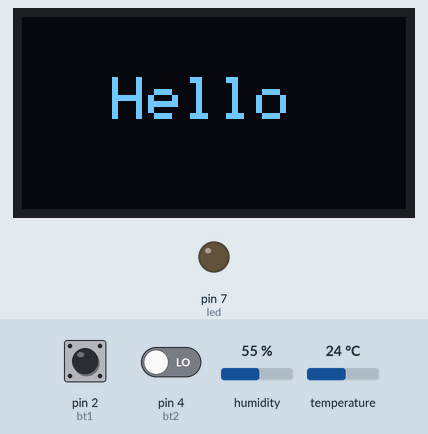
Simulated run of this sketch. Board: Arduino Uno, built with avr-gcc and run on an emulated ATmega328P. Shown: 128×64 one-colour display, output pins drawn as LEDs (lit = HIGH). The test bench sets the inputs (shaded band); at power-on: pin 2 (bt1) LOW, pin 4 (bt2) LOW, humidity 55 %, temperature 24 °C. What the sketch prints to the serial monitor is not drawn.

Above: at 1.2 s.
1.3 s: pin 2 (bt1) driven HIGH
At 2.1 s:
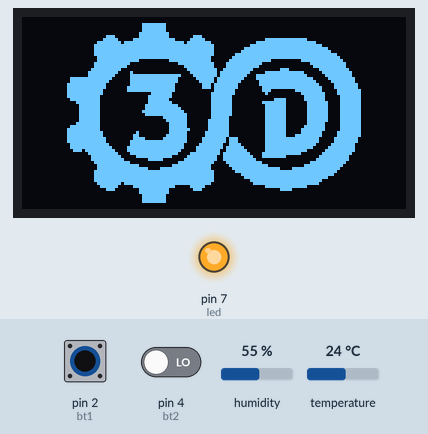
2.8 s: pin 4 (bt2) driven HIGH
At 3.3 s:
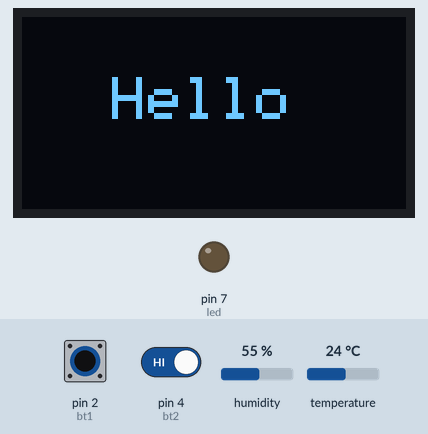
4.3 s: pin 2 (bt1) pulsed LOW 2 times (0.12 s each, 0.3 s apart)
At 5.1 s:
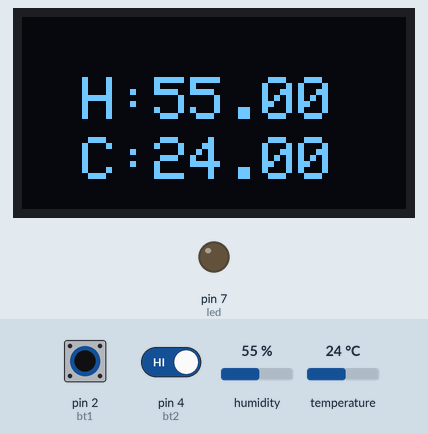
6.4 s: humidity set to 22 %
At 6.9 s:
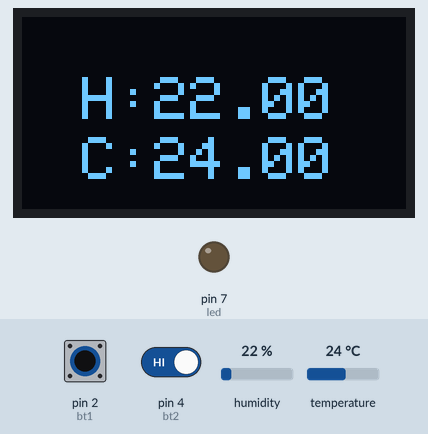
7.9 s: temperature set to 12 °C
At 9.1 s:
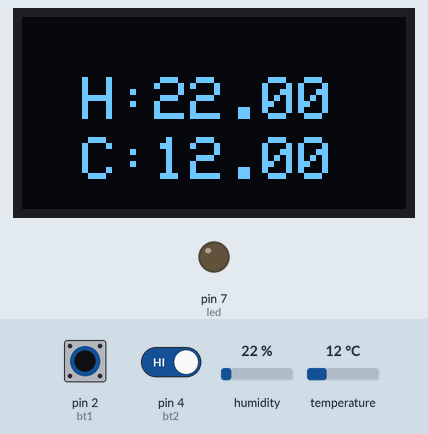
9.4 s: humidity set to 40 %
At 10.0 s:
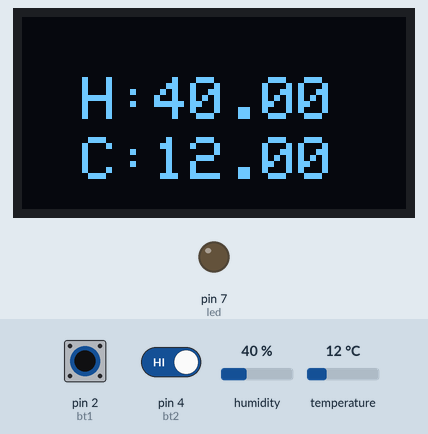
Timing chart, 0 to 11.9 s (numbered marks = the images above; inputs shaded):
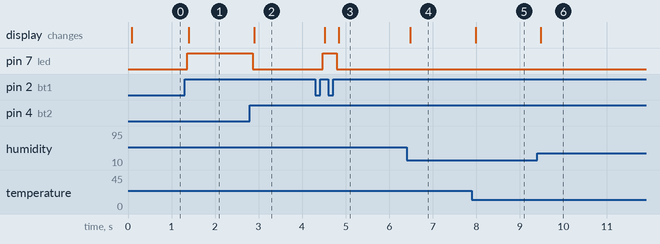

The sketch:

OLED-BT.ino
```cpp
#include <SPI.h>
#include <Wire.h>
#include <Adafruit_GFX.h>
#include <Adafruit_SSD1306.h>
#include <Arduino.h>
#include <DS3231.h>
DS3231  rtc(SDA, SCL);
String any;

#include <dht.h>
#define dht_dpin 8 //定義訊號要從Pin 8 進來
dht DHT;
String th;
#define SCREEN_WIDTH 128 // OLED display width, in pixels
#define SCREEN_HEIGHT 64 // OLED display height, in pixels

// Declaration for SSD1306 display connected using software SPI (default case):
#define OLED_MOSI   9//SDA
#define OLED_CLK   10//SCL
#define OLED_DC    11
#define OLED_CS    12//它不用接
#define OLED_RESET 13
Adafruit_SSD1306 display(SCREEN_WIDTH, SCREEN_HEIGHT,
  OLED_MOSI, OLED_CLK, OLED_DC, OLED_RESET, OLED_CS);

#define LOGO_HEIGHT   64
#define LOGO_WIDTH   128
static const unsigned char PROGMEM logo_bmp[] =
{ B00000000,B00000000,B00000000,B00000000,B00000000,B00000000,B00000000,B00000000,B00000000,B00000000,B00000000,B00000000,B00000000,B00000000,B00000000,B00000000,
  B00000000,B00000000,B00000000,B00000000,B00000000,B00000000,B00000000,B00000000,B00000000,B00000000,B00000000,B00000000,B00000000,B00000000,B00000000,B00000000,
  B00000000,B00000000,B00000000,B00000000,B00000000,B11111111,B00000000,B00000000,B00000000,B00000000,B00000000,B00000000,B00000000,B00000000,B00000000,B00000000,
  B00000000,B00000000,B00000000,B00000000,B00000000,B11111111,B00000000,B00000000,B00000000,B00000000,B00000000,B00000000,B00000000,B00000000,B00000000,B00000000,
  B00000000,B00000000,B00000000,B00000000,B00000000,B11111111,B00000000,B00000000,B00000000,B00000000,B00000000,B00000000,B00000000,B00000000,B00000000,B00000000,
  B00000000,B00000000,B00000000,B00000000,B00000001,B11111111,B10000000,B00000000,B00000000,B00000000,B00000000,B00000000,B00000000,B00000000,B00000000,B00000000,
  B00000000,B00000000,B00000000,B00001110,B00000001,B11111111,B10000000,B01110000,B00000000,B00000000,B00000000,B00000000,B00000000,B00000000,B00000000,B00000000,
  B00000000,B00000000,B00000000,B00011111,B00000111,B11111111,B11100000,B11111000,B00000000,B00000000,B01111111,B11111110,B00000000,B00000000,B00000000,B00000000,
  B00000000,B00000000,B00000000,B01111111,B10111111,B11111111,B11111101,B11111110,B00000000,B00000011,B11111111,B11111111,B11000000,B00000000,B00000000,B00000000,
  B00000000,B00000000,B00000000,B11111111,B11111111,B11111111,B11111111,B11111111,B00000000,B00001111,B11111111,B11111111,B11110000,B00000000,B00000000,B00000000,
  B00000000,B00000000,B00000000,B11111111,B11111111,B11111111,B11111111,B11111111,B00000000,B00111111,B11111111,B11111111,B11111100,B00000000,B00000000,B00000000,
  B00000000,B00000000,B00000000,B11111111,B11111111,B11111111,B11111111,B11111111,B00000000,B01111111,B11111111,B11111111,B11111110,B00000000,B00000000,B00000000,
  B00000000,B00000000,B00000000,B11111111,B11111111,B11111111,B11111111,B11111111,B00000001,B11111111,B11111111,B11111111,B11111111,B10000000,B00000000,B00000000,
  B00000000,B00000000,B00000000,B01111111,B11111111,B11111111,B11111111,B11111110,B00000011,B11111111,B11111111,B11111111,B11111111,B11000000,B00000000,B00000000,
  B00000000,B00000000,B00000000,B01111111,B11111110,B00000000,B01111111,B11111110,B00000111,B11111111,B11100000,B00000111,B11111111,B11100000,B00000000,B00000000,
  B00000000,B00000000,B00000000,B11111111,B11110000,B00000000,B00001111,B11111111,B00001111,B11111111,B00000000,B00000000,B11111111,B11110000,B00000000,B00000000,
  B00000000,B00000000,B00000000,B11111111,B11100000,B00000000,B00000011,B11111111,B00001111,B11111110,B00000000,B00000000,B01111111,B11110000,B00000000,B00000000,
  B00000000,B00000000,B00000001,B11111111,B10000000,B00000000,B00000001,B11111111,B10011111,B11111000,B00000011,B10000000,B00011111,B11111000,B00000000,B00000000,
  B00000000,B00000000,B00000011,B11111111,B00001000,B00000000,B00000000,B11111111,B10111111,B11110000,B01111111,B11111100,B00001111,B11111100,B00000000,B00000000,
  B00000000,B00000000,B00000011,B11111110,B00001111,B11111111,B11111000,B01111111,B10111111,B11100011,B11111111,B11111110,B00000111,B11111100,B00000000,B00000000,
  B00000000,B00000000,B11111111,B11111100,B00001111,B11111111,B11110000,B00111111,B01111111,B11000011,B11111111,B11111111,B10000011,B11111110,B00000000,B00000000,
  B00000000,B00000000,B11111111,B11111000,B00001111,B11111111,B11110000,B00011111,B01111111,B10000001,B11111111,B11111111,B11000001,B11111110,B00000000,B00000000,
  B00000000,B00000001,B11111111,B11110000,B00001111,B11111111,B11100000,B00001110,B11111111,B00000001,B11111111,B11111111,B11100000,B11111111,B00000000,B00000000,
  B00000000,B00000001,B11111111,B11110000,B00011111,B11111111,B11100000,B00001110,B11111111,B00000000,B11111111,B11111111,B11110000,B11111111,B00000000,B00000000,
  B00000000,B00000001,B11111111,B11100000,B00011111,B11111111,B11100000,B00000000,B11111110,B00000000,B11100000,B00011111,B11110000,B01111111,B10000000,B00000000,
  B00000000,B00000001,B11111111,B11100000,B00000000,B00011111,B11000000,B00000001,B11111110,B00000000,B01000000,B00000111,B11111000,B01111111,B10000000,B00000000,
  B00000000,B00000001,B11111111,B11000000,B00000000,B00111111,B11000000,B00000001,B11111100,B00000000,B00000000,B00000011,B11111000,B00111111,B10000000,B00000000,
  B00000000,B00000000,B11111111,B11000000,B00000000,B00111111,B10000000,B00000001,B11111100,B00000000,B00001111,B00000011,B11111000,B00111111,B10000000,B00000000,
  B00000000,B00000000,B00111111,B11000000,B00000000,B00111111,B11000000,B00000001,B11111100,B00000000,B11111111,B00000001,B11111100,B00111111,B10000000,B00000000,
  B00000000,B00000000,B00011111,B11000000,B00000000,B01111111,B11110000,B00000001,B11111100,B00000000,B01111111,B00000001,B11111100,B00111111,B10000000,B00000000,
  B00000000,B00000000,B00011111,B11000000,B00000000,B01111111,B11111000,B00000001,B11111100,B00000000,B01111111,B00000001,B11111100,B00111111,B10000000,B00000000,
  B00000000,B00000000,B00011111,B11000000,B00000000,B11111111,B11111100,B00000001,B11111100,B00000000,B01111111,B00000001,B11111100,B00111111,B10000000,B00000000,
  B00000000,B00000000,B00011111,B11000000,B00000000,B01111111,B11111110,B00000001,B11111100,B00000000,B01111111,B00000001,B11111100,B00111111,B10000000,B00000000,
  B00000000,B00000000,B00011111,B11000000,B00000000,B00000001,B11111110,B00000001,B11111000,B00000000,B01111111,B00000001,B11111100,B00111111,B10000000,B00000000,
  B00000000,B00000000,B00011111,B11000000,B00000000,B00000000,B11111110,B00000011,B11111000,B00000000,B01111111,B00000001,B11111100,B00111111,B10000000,B00000000,
  B00000000,B00000000,B00111111,B11000000,B00000000,B00000000,B01111110,B00000011,B11111000,B00000000,B01111111,B00000001,B11111000,B00111111,B10000000,B00000000,
  B00000000,B00000000,B11111111,B11000000,B00000000,B00000000,B01111110,B00000011,B11111000,B00000000,B01111111,B00000011,B11111000,B00111111,B10000000,B00000000,
  B00000000,B00000001,B11111111,B11000000,B00000000,B00000000,B01111111,B00000011,B11111000,B00000000,B01111111,B00000111,B11111000,B00111111,B10000000,B00000000,
  B00000000,B00000001,B11111111,B11100000,B00000010,B00000000,B01111110,B00000111,B11111000,B00000000,B01111111,B00000111,B11110000,B01111111,B10000000,B00000000,
  B00000000,B00000001,B11111111,B11100000,B00000110,B00000000,B11111110,B00000111,B11111000,B00000000,B01111111,B00011111,B11110000,B01111111,B10000000,B00000000,
  B00000000,B00000001,B11111111,B11110000,B00000111,B10000001,B11111110,B00001111,B11110111,B00000000,B01111111,B11111111,B11100000,B11111111,B00000000,B00000000,
  B00000000,B00000001,B11111111,B11110000,B00001111,B11111111,B11111110,B00001111,B11110111,B00000000,B01111111,B11111111,B11100000,B11111111,B00000000,B00000000,
  B00000000,B00000000,B11111111,B11111000,B00001111,B11111111,B11111100,B00011111,B11100111,B10000000,B01111111,B11111111,B11000001,B11111110,B00000000,B00000000,
  B00000000,B00000000,B11111111,B11111100,B00011111,B11111111,B11111100,B00111111,B11101111,B11000000,B01111111,B11111111,B10000011,B11111110,B00000000,B00000000,
  B00000000,B00000000,B01110111,B11111110,B00011111,B11111111,B11111000,B00111111,B11001111,B11100000,B01111111,B11111110,B00000111,B11111110,B00000000,B00000000,
  B00000000,B00000000,B00000011,B11111111,B00001111,B11111111,B11110000,B11111111,B11011111,B11110000,B11111111,B11111000,B00001111,B11111100,B00000000,B00000000,
  B00000000,B00000000,B00000001,B11111111,B10000011,B11111111,B11000001,B11111111,B10011111,B11111000,B11111111,B00000000,B00011111,B11111000,B00000000,B00000000,
  B00000000,B00000000,B00000001,B11111111,B11000000,B00111110,B00000011,B11111111,B10011111,B11111100,B00000000,B00000000,B00111111,B11111000,B00000000,B00000000,
  B00000000,B00000000,B00000000,B11111111,B11110000,B00000000,B00001111,B11111111,B00001111,B11111111,B00000000,B00000000,B11111111,B11110000,B00000000,B00000000,
  B00000000,B00000000,B00000000,B01111111,B11111110,B00000000,B00111111,B11111110,B00000111,B11111111,B11000000,B00000011,B11111111,B11100000,B00000000,B00000000,
  B00000000,B00000000,B00000000,B01111111,B11111111,B11000011,B11111111,B11111110,B00000011,B11111111,B11111100,B00111111,B11111111,B11000000,B00000000,B00000000,
  B00000000,B00000000,B00000000,B11111111,B11111111,B11111111,B11111111,B11111111,B00000001,B11111111,B11111111,B11111111,B11111111,B10000000,B00000000,B00000000,
  B00000000,B00000000,B00000000,B11111111,B11111111,B11111111,B11111111,B11111111,B00000000,B01111111,B11111111,B11111111,B11111111,B00000000,B00000000,B00000000,
  B00000000,B00000000,B00000000,B11111111,B11111111,B11111111,B11111111,B11111111,B00000000,B00111111,B11111111,B11111111,B11111100,B00000000,B00000000,B00000000,
  B00000000,B00000000,B00000000,B11111111,B11111111,B11111111,B11111111,B11111111,B00000000,B00001111,B11111111,B11111111,B11110000,B00000000,B00000000,B00000000,
  B00000000,B00000000,B00000000,B01111111,B10111111,B11111111,B11111111,B11111110,B00000000,B00000111,B11111111,B11111111,B11100000,B00000000,B00000000,B00000000,
  B00000000,B00000000,B00000000,B00111111,B00000111,B11111111,B11100000,B11111000,B00000000,B00000000,B01111111,B11111110,B00000000,B00000000,B00000000,B00000000,
  B00000000,B00000000,B00000000,B00001110,B00000001,B11111111,B10000000,B01110000,B00000000,B00000000,B00000011,B11000000,B00000000,B00000000,B00000000,B00000000,
  B00000000,B00000000,B00000000,B00000000,B00000001,B11111111,B10000000,B00000000,B00000000,B00000000,B00000000,B00000000,B00000000,B00000000,B00000000,B00000000,
  B00000000,B00000000,B00000000,B00000000,B00000000,B11111111,B00000000,B00000000,B00000000,B00000000,B00000000,B00000000,B00000000,B00000000,B00000000,B00000000,
  B00000000,B00000000,B00000000,B00000000,B00000000,B11111111,B00000000,B00000000,B00000000,B00000000,B00000000,B00000000,B00000000,B00000000,B00000000,B00000000,
  B00000000,B00000000,B00000000,B00000000,B00000000,B11111111,B00000000,B00000000,B00000000,B00000000,B00000000,B00000000,B00000000,B00000000,B00000000,B00000000,
  B00000000,B00000000,B00000000,B00000000,B00000000,B00000000,B00000000,B00000000,B00000000,B00000000,B00000000,B00000000,B00000000,B00000000,B00000000,B00000000,
  B00000000,B00000000,B00000000,B00000000,B00000000,B00000000,B00000000,B00000000,B00000000,B00000000,B00000000,B00000000,B00000000,B00000000,B00000000,B00000000
 };
#include <Bounce.h>
const int bt1 =2;
const int bt2 =4;
const int led = 7;
Bounce  bts1=Bounce(2, 50);
Bounce  bts2=Bounce(4, 50);
int btany=0;
void setup() {
  Serial.begin(9600);
   display.begin(9600);
pinMode(led,OUTPUT);
pinMode(bt1,INPUT);
pinMode(bt2,INPUT);

}

void loop() {
  DHT.read11(dht_dpin);
//bts1=digitalRead(bt1);
//bts2=digitalRead(bt2);
if(bts1.update() == true && bts1.read() == HIGH){
  btany+=1;
  //delay(100);
  }
if(bts2.update() == true && bts2.read() == HIGH){
  btany-=1;
 // delay(100);
  }
  if(btany<0 ){
    btany=2;
  }else if(btany>2){
    btany=0;
    }
switch (btany) {
  case 0:
  digitalWrite(led,LOW);
  display.clearDisplay();
  display.setTextSize(2);             // Normal 1:1 pixel scale
  display.setTextColor(WHITE);        // Draw white text
  display.setCursor(30,20);             // Start at top-left corner
  display.println("Hello");
  display.display();
    break;
  case 1:
  digitalWrite(led,HIGH);
  display.clearDisplay();
  display.drawBitmap(0,0, logo_bmp, SCREEN_WIDTH, SCREEN_HEIGHT, WHITE);
  display.display();
    break;
  case 2:
digitalWrite(led,LOW);
  display.clearDisplay();
  //th=("H:"+String(DHT.humidity)+"  C:"+String(DHT.temperature));
  DHT.read11(dht_dpin);
  Serial.println(th);
  display.setTextSize(2);             // Normal 1:1 pixel scale
  display.setTextColor(WHITE);        // Draw white text
  display.setCursor(20,20);             // Start at top-left corner
  //display.println(th);
  display.println("H:"+String(DHT.humidity));
   display.setTextSize(2);             // Normal 1:1 pixel scale
  display.setTextColor(WHITE);        // Draw white text
  display.setCursor(20,40);             // Start at top-left corner
  display.println("C:"+String(DHT.temperature));
  display.display();
  //delay(1000);
    break;
    }
  Serial.println(btany);
}
```

Measured:
- after the input at 1.3 s, pin 7 (led): LOW → HIGH after 0.06 s; the display: changes after 0.10 s (image 1)
- after the input at 2.8 s, pin 7 (led): HIGH → LOW after 0.07 s; the display: changes after 0.10 s (image 2)
- after the input at 4.3 s, pin 7 (led): LOW → HIGH after 0.18 s, → LOW 0.32 s later; the display: first changes after 0.21 s (image 3 shows a later state)
- after the input at 6.4 s, the display: changes after 0.09 s (image 4)
- after the input at 7.9 s, the display: changes after 0.08 s (image 5)
- after the input at 9.4 s, the display: changes after 0.08 s (image 6)
